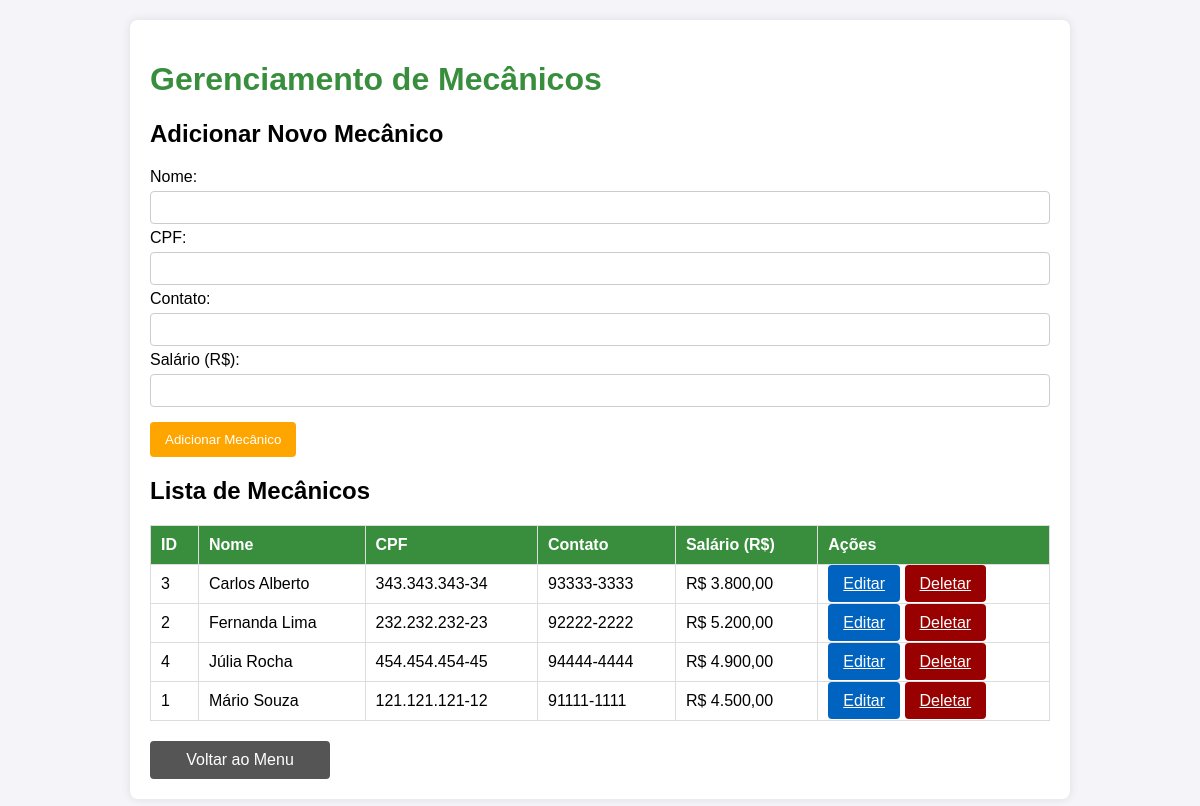
The app's page /mecanicos.php with its own data.
### tables this page shows
CREATE TABLE MECANICOS (
    id_mecanico INT NOT NULL AUTO_INCREMENT PRIMARY KEY,
    nome_mecanico VARCHAR(100),
    contato_mecanico VARCHAR(15),
    cpf_mecanico VARCHAR(14),
    salario_mecanico DECIMAL(7,2)
     
);

### mecanicos.php (the view, shortened to what this page needs)
<?php
include 'conexao.php';
$mecanico_edicao = null;
$sql_select = "SELECT id_mecanico, nome_mecanico, cpf_mecanico, contato_mecanico, salario_mecanico FROM MECANICOS ORDER BY nome_mecanico";
$resultado = $conexao->query($sql_select);
?>
<!DOCTYPE html>
<html lang="pt-BR">
<head>
</head>
<body>
  <div class="container">
    <h1> Gerenciamento de Mecânicos</h1>
    <h2><?= $mecanico_edicao ? 'Editar Mecânico' : ' Adicionar Novo Mecânico' ?></h2>
    <div class="form-container">
      <form method="POST">
        <label for="nome">Nome:</label>
        <input type="text" id="nome" name="nome" value="<?= $mecanico_edicao ? $mecanico_edicao['nome_mecanico'] : '' ?>" required>
        <label for="cpf">CPF:</label>
        <input type="text" id="cpf" name="cpf" value="<?= $mecanico_edicao ? $mecanico_edicao['cpf_mecanico'] : '' ?>">
        <label for="contato">Contato:</label>
        <input type="text" id="contato" name="contato" value="<?= $mecanico_edicao ? $mecanico_edicao['contato_mecanico'] : '' ?>">
        <label for="salario">Salário (R$):</label>
        <input type="number" step="0.01" id="salario" name="salario" value="<?= $mecanico_edicao ? $mecanico_edicao['salario_mecanico'] : '' ?>" required min="0.00">
        <?php if ($mecanico_edicao): ?>
          <input type="submit" name="editar_salvar" value="Salvar Edição" class="btn-edit">
          <a href="mecanicos_crud.php" class="btn btn-cancel">Cancelar</a>
        <?php else: ?>
          <input type="submit" name="adicionar" value="Adicionar Mecânico" class="btn-add">
        <?php endif; ?>
      </form>
    </div>
    <h2>Lista de Mecânicos</h2>
    <table>
      <thead>
        <tr>
          <th>ID</th>
          <th>Nome</th>
          <th>CPF</th>
                    <th>Contato</th>
          <th>Salário (R$)</th>
          <th>Ações</th>
        </tr>
      </thead>
      <tbody>
        <?php
        if ($resultado->num_rows > 0) {
          while($row = $resultado->fetch_assoc()) {
            echo "<tr>";
            echo "<td>" . $row["id_mecanico"] . "</td>";
            echo "<td>" . $row["nome_mecanico"] . "</td>";
            echo "<td>" . $row["cpf_mecanico"] . "</td>";
            echo "<td>" . $row["contato_mecanico"] . "</td>";
            echo "<td>R$ " . number_format($row["salario_mecanico"], 2, ',', '.') . "</td>";
            echo "<td>
                <a href='?editar=" . $row["id_mecanico"] . "' class='btn btn-edit'>Editar</a>
                <a href='?deletar=" . $row["id_mecanico"] . "' onclick=\"return confirm('Tem certeza que deseja deletar este mecânico?');\" class='btn btn-delete'>Deletar</a>
               </td>";
            echo "</tr>";
          }
        } else {
          echo "<tr><td colspan='6'>Nenhum mecânico cadastrado.</td></tr>";
        }
        ?>
      </tbody>
    </table>
    <a href="index.php" class="btn btn-back">Voltar ao Menu</a>
  </div>
</body>
</html>

### mecanicos.php (style rules this page uses)
body { font-family: Arial, sans-serif; margin: 20px; background-color: #f4f4f9; }
.container { max-width: 900px; margin: auto; background: white; padding: 20px; border-radius: 8px; box-shadow: 0 0 10px rgba(0,0,0,0.1); }
table { width: 100%; border-collapse: collapse; margin-top: 20px; }
th, td { border: 1px solid #ddd; padding: 10px; text-align: left; }
.form-container input[type="text"], .form-container input[type="number"] { padding: 8px; margin: 5px 0; border: 1px solid #ccc; border-radius: 4px; width: 100%; box-sizing: border-box; }
.form-container input[type="submit"], .btn { padding: 10px 15px; margin-top: 10px; border: none; border-radius: 4px; cursor: pointer; color: white; }
.btn-add { background-color: #ffa500; }
.btn-edit { background-color: #0063BF; }
.btn-delete { background-color: #900; }
.btn-back { display: block; width: 150px; text-align: center; text-decoration: none; background-color: #555; margin-top: 20px; }
h1 { color: #388E3C; }
th { background-color: #388E3C; color: white; }

### records on screen
mecanicos: id_mecanico "3", nome_mecanico "Carlos Alberto", cpf_mecanico "343.343.343-34", contato_mecanico "93333-3333", salario_mecanico "3.800,00"
mecanicos: id_mecanico "2", nome_mecanico "Fernanda Lima", cpf_mecanico "232.232.232-23", contato_mecanico "92222-2222", salario_mecanico "5.200,00"
mecanicos: id_mecanico "4", nome_mecanico "Júlia Rocha", cpf_mecanico "454.454.454-45", contato_mecanico "94444-4444", salario_mecanico "4.900,00"
mecanicos: id_mecanico "1", nome_mecanico "Mário Souza", cpf_mecanico "121.121.121-12", contato_mecanico "91111-1111", salario_mecanico "4.500,00"
